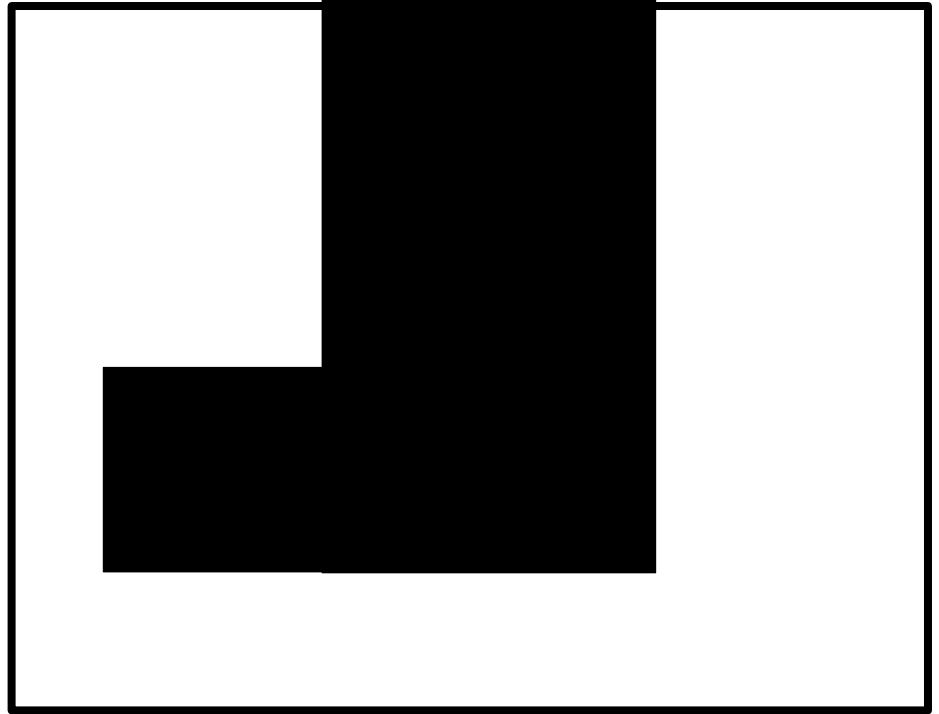
#> input picture pic.JPG, 939 x 714 px, found by its file name
$ jupyter execute find-shortest-path.ipynb
#> lines starting #> are read from the running program, lines starting #| are printed output that depends on the picture; after the words box and inside, x2 and y2 are one past the last pixel; in counts of white or black regions, pixels touching at a corner belong together
#> further down, img is the input picture: shape (714, 939, 3); min 0, max 255, mean 156.2
try to detect the sheet and then the path

[cell 1]
import cv2
import numpy as np

[cell 2]
# Checks the size of the marbel
SIZE_OF_MARBLE = 1 # cm
PIXEL_TO_CM = 2.54 / 96 # Assuming the pixel density is 96
PATH_WIDTH = int(SIZE_OF_MARBLE // PIXEL_TO_CM)

PATH_WIDTH

[cell 3]
# Function that checks if a box is blocked to the marble or not. Does it by working on box size of the marble
# (PATH_WIDTH by PATH_WIDTH). If any of the pixel within that box is black (value below 127) the box is considered
# blocked
# Takes in the image to test, the row and column indecies to start the box from and the width of the marble
# Returns True if the box is blocked, else True
def is_box_blocked(img, row_idx, col_idx, width):
    # if the box is block
    blocked = False

    # check each idx in that box, if it's not white, the box is block, return true
    for r in range(row_idx, row_idx+width):
        for c in range(col_idx, col_idx+width):

            if row_idx+width >= img.shape[0] or col_idx+width >= img.shape[1]:
                block = True

            elif img[r,c,0] < 175 and img[r,c,1] < 175 and img[r,c,2] < 175:
                blocked = True
                break

        if blocked:
            break

    return blocked

[cell 4]
# Function that colors all the possible areas where the marble can go to.
# Takes in the img of the maze, and the width of the marble
# returns the colored image
def color_path(img, width):
#> called with width = 37
    start_idx = False

    for r in range(0, img.shape[0], width):
        for c in range(0, img.shape[1], width):

            if not is_box_blocked(img, r, c, width):
                # save the first indices of the first box (starting point)
                if not start_idx:
                    first_row = r
                    first_col = c
                    start_idx = True

                row_end = r + width
                col_end = c + width

                # if out of bound - continue
                if row_end >= img.shape[0] or col_end >= img.shape[1]:
                    continue

                # color the box green
                img[r:row_end, c:col_end] = [0,255,0]
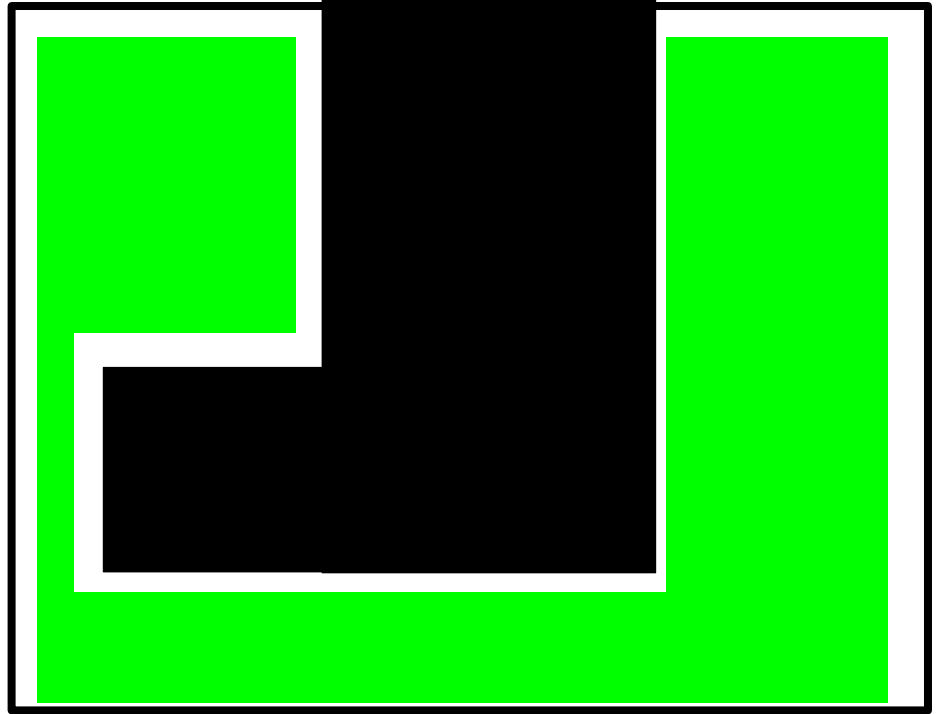
#> img: shape (714, 939, 3); mean B, G, R 40.6, 156.2, 40.6
#> after the loop, first_col = 925; first_row = 0; start_idx = True

    # color the start point as red
    img[first_row:first_row+width, first_col:first_col+width] = [0,0,255]
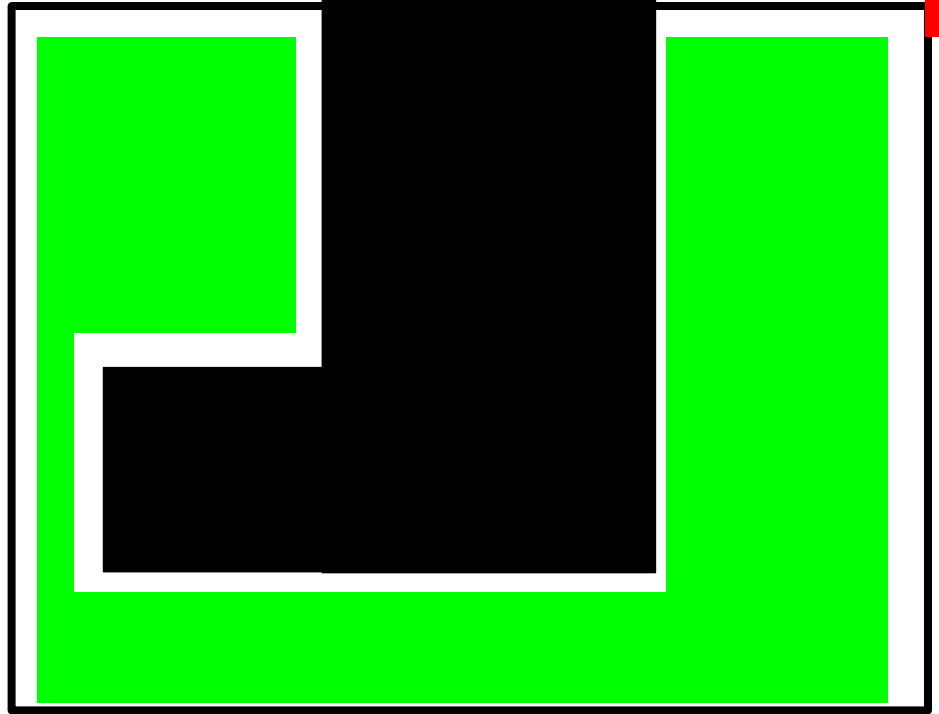
#> img: shape (714, 939, 3); 0.08% of pixels changed, all inside (x1, y1, x2, y2) = (925, 0, 939, 37)
    return img

[cell 5]
# load the image
img = cv2.imread('pic.jpg')
# call the function to color the image
img = color_path(img, PATH_WIDTH)


# writed colored picture to folder
cv2.imwrite('img_masked.png', img)

# show the new image
cv2.imshow("Colored-IMG", img)
# wait to close the window
cv2.waitKey(0)
cv2.destroyAllWindows()

[cell 6]
img2 = img
img2[50:100, 50:100] = [0,0,255]
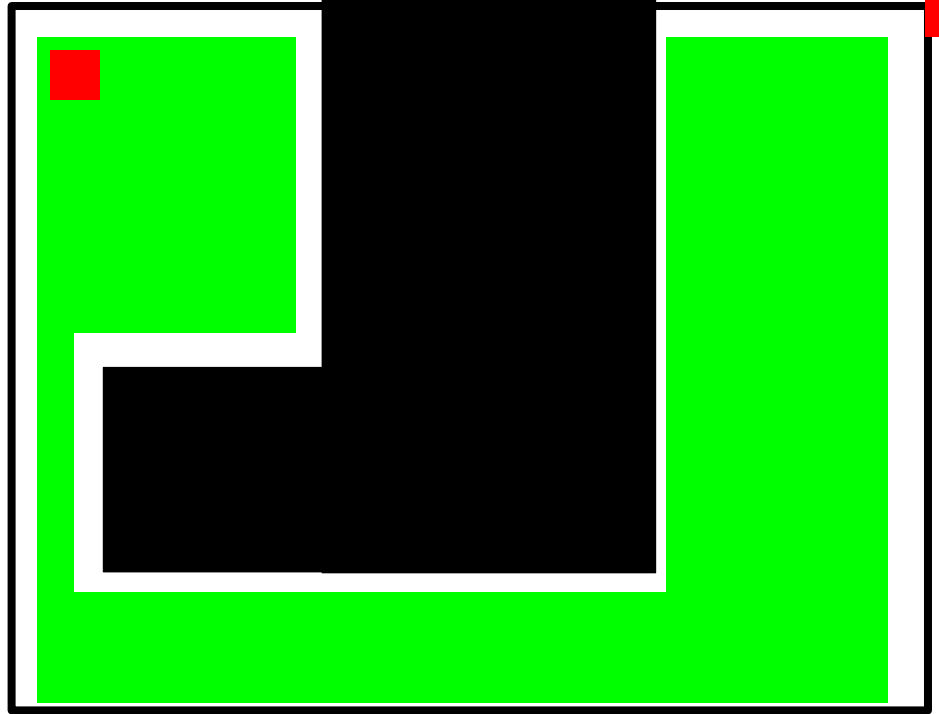
#> img2: shape (714, 939, 3); 0.37% of pixels changed, all inside (x1, y1, x2, y2) = (50, 50, 100, 100)
# show the new image
cv2.imshow("Colored-IMG", img2)
# wait to close the window
cv2.waitKey(0)
cv2.destroyAllWindows()

$ run again, with img_resized30.jpg copied over pic.JPG
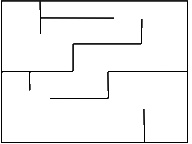
#> input picture img_resized30.jpg, 192 x 144 px, found by its file name
#> img is the input picture: shape (144, 192, 3); min 0, max 255, mean 241.9
#> after the loop in color_path, `for r in range(0, img.shape[0], width):`:
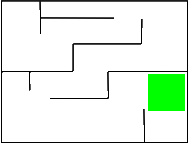
#> img: shape (144, 192, 3); 4.95% of pixels changed, all inside (x1, y1, x2, y2) = (148, 74, 185, 111)
#> `img2[50:100, 50:100] = [0,0,255]`:
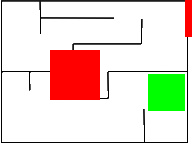
#> img2: shape (144, 192, 3); mean B, G, R 205.2, 217.8, 230.7
